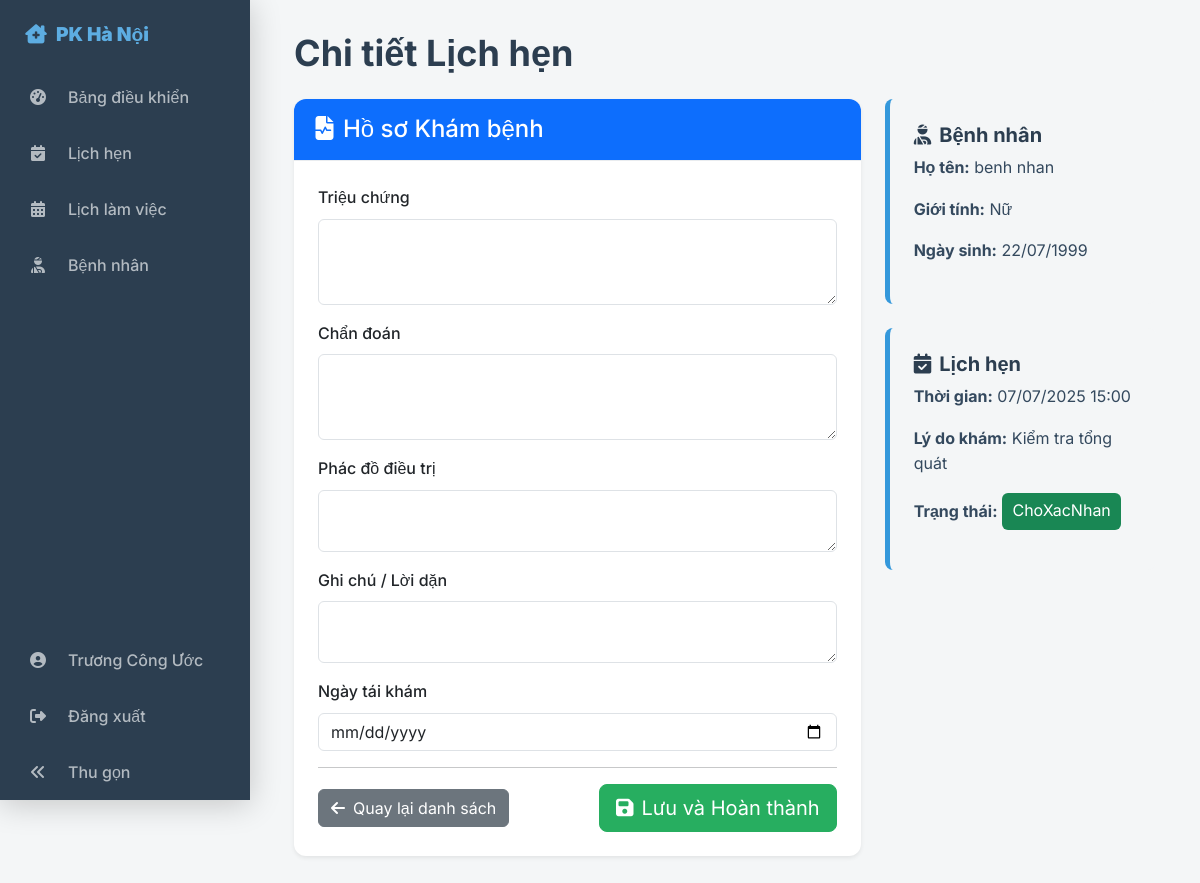
Screenshot of /appointments/6 (signed in) with the database file from the repository.
### tables this page shows
CREATE TABLE `lichkham` (
  `LichKhamID` int(11) NOT NULL,
  `BacSiID` int(11) NOT NULL,
  `BenhNhanID` int(11) NOT NULL,
  `ThoiGianKham` datetime NOT NULL,
  `TrangThai` enum('ChoXacNhan','DaXacNhan','DaHoanThanh','DaHuy') NOT NULL DEFAULT 'ChoXacNhan',
  `LyDoKham` text DEFAULT NULL,
  `GhiChuCuaBacSi` text DEFAULT NULL,
  `NgayDatLich` datetime DEFAULT current_timestamp(),
  `TrieuChung` text DEFAULT NULL,
  `ChuanDoan` text DEFAULT NULL,
  `PhacDoDieuTri` text DEFAULT NULL,
  `LoiDanKeDon` text DEFAULT NULL,
  `NgayTaiKham` date DEFAULT NULL
);

CREATE TABLE `benhnhan` (
  `BenhNhanID` int(11) NOT NULL,
  `UserID` int(11) DEFAULT NULL,
  `HoTen` varchar(100) NOT NULL,
  `NgaySinh` date DEFAULT NULL,
  `GioiTinh` enum('Nam','Nữ','Khác') DEFAULT NULL,
  `SoDienThoai` varchar(15) NOT NULL,
  `DiaChi` varchar(255) DEFAULT NULL,
  `NgayTaoHoSo` datetime DEFAULT current_timestamp()
);

### core/Router.php (called while the page is built, shortened)
<?php
class Router
{
    protected array $routes = [
        'GET' => [],
        'POST' => []
    ];
    public function dispatch(string $uri, string $requestMethod)
    {
        foreach ($this->routes[$requestMethod] as $route => $action) {
            if (preg_match($route, $uri, $matches)) {
                [$controller, $method] = explode('@', $action);
                $controller = "App\\Controllers\\{$controller}";
                $params = array_filter($matches, 'is_string', ARRAY_FILTER_USE_KEY);
                return $this->callAction($controller, $method, $params);
            }
        }
        throw new Exception("Không tìm thấy route cho URI: {$uri}");
    }
    protected function callAction(string $controller, string $method, array $params = []): mixed
    {
        $controllerInstance = new $controller();
        return $controllerInstance->$method(...array_values($params));
    }
    private function addRoute(string $method, string $uri, string $action): void
    {
        $uri = preg_replace('/\{([a-zA-Z0-9_]+)\}/', '(?P<$1>[^/]+)', $uri);
        $uri = '#^' . $uri . '$#';
        $this->routes[$method][$uri] = $action;
    }
}

### public/index.php (called while the page is built, shortened)
<?php
try {
    Router::load(__DIR__ . '/../routes.php')
          ->dispatch(Request::uri(), Request::method());
} catch (Exception $e) {
    echo '<h1>Lỗi</h1>';
    echo '<p>' . $e->getMessage() . '</p>';
}

### config/database.php (called while the page is built)
<?php
return [
    'host' => '127.0.0.1',
    'name' => 'doan1',
    'user' => 'root',
    'pass' => '',
    'port' => 3306,
    'charset' => 'utf8mb4'
];

### core/Database.php (called while the page is built, shortened)
<?php
class Database
{
    private static ?Database $instance = null;
    public PDO $pdo;
    private function __construct()
    {
        $config = require_once __DIR__ . '/../config/database.php';
        $dsn = "mysql:host={$config['host']};port={$config['port']};dbname={$config['name']};charset={$config['charset']}";
        $options = [
            PDO::ATTR_ERRMODE            => PDO::ERRMODE_EXCEPTION,
            PDO::ATTR_DEFAULT_FETCH_MODE => PDO::FETCH_ASSOC,
            PDO::ATTR_EMULATE_PREPARES   => false,
        ];
        try {
            $this->pdo = new PDO($dsn, $config['user'], $config['pass'], $options);
        } catch (PDOException $e) {
            die('Lỗi kết nối Cơ sở dữ liệu: ' . $e->getMessage());
        }
    }
    public static function getInstance(): Database
    {
        if (self::$instance === null) {
            self::$instance = new self();
        }
        return self::$instance;
    }
    public function getConnection(): PDO
    {
        return $this->pdo;
    }
}

### app/Models/Appointment.php (called while the page is built, shortened)
<?php
class Appointment extends BaseModel
{
    protected string $table = 'lichkham';
    public function findDetailsById(int $appointmentId): array|false
    {
        $sql = "SELECT
                    lk.*,
                    bn.HoTen AS TenBenhNhan, bn.NgaySinh, bn.GioiTinh, bn.SoDienThoai AS SDTBenhNhan,
                    bs_u.HoTen AS TenBacSi
                FROM {$this->table} AS lk
                JOIN benhnhan AS bn ON lk.BenhNhanID = bn.BenhNhanID
                JOIN bacsi AS bs ON lk.BacSiID = bs.BacSiID
                JOIN nguoidung AS bs_u ON bs.UserID = bs_u.UserID
                WHERE lk.LichKhamID = ?";
        $stmt = $this->query($sql, [$appointmentId]);
        return $stmt->fetch(PDO::FETCH_ASSOC);
    }
}

### app/Models/BaseModel.php (called while the page is built, shortened)
<?php
abstract class BaseModel
{
    protected PDO $pdo;
    public function __construct()
    {
        $this->pdo = Database::getInstance()->getConnection();
    }
    protected function query(string $sql, array $params = []): PDOStatement|false
    {
        $stmt = $this->pdo->prepare($sql);
        $stmt->execute($params);
        return $stmt;
    }
}

### app/Views/doctors/show.php (the view, shortened to what this page needs)
<div class="row g-4">
    <div class="col-lg-8">
        <div class="card shadow-sm">
            <div class="card-header bg-primary text-white">
                <h4 class="mb-0"><i class="fas fa-file-medical-alt me-2"></i>Hồ sơ Khám bệnh</h4>
            </div>
            <div class="card-body p-4">
                <form action="/appointments/<?= $appointment['LichKhamID'] ?>/process" method="POST">
                    <div class="mb-3">
                        <label for="trieu_chung" class="form-label">Triệu chứng</label>
                        <textarea class="form-control" id="trieu_chung" name="trieu_chung" rows="3" required><?= htmlspecialchars($appointment['TrieuChung'] ?? '') ?></textarea>
                    </div>
                    <div class="mb-3">
                        <label for="chuan_doan" class="form-label">Chẩn đoán</label>
                        <textarea class="form-control" id="chuan_doan" name="chuan_doan" rows="3" required><?= htmlspecialchars($appointment['ChuanDoan'] ?? '') ?></textarea>
                    </div>
                    <div class="mb-3">
                        <label for="phac_do_dieu_tri" class="form-label">Phác đồ điều trị</label>
                        <textarea class="form-control" id="phac_do_dieu_tri" name="phac_do_dieu_tri" rows="2"><?= htmlspecialchars($appointment['PhacDoDieuTri'] ?? '') ?></textarea>
                    </div>
                    <div class="mb-3">
                        <label for="ghi_chu_bac_si" class="form-label">Ghi chú / Lời dặn</label>
                        <textarea class="form-control" id="ghi_chu_bac_si" name="ghi_chu_bac_si" rows="2"><?= htmlspecialchars($appointment['GhiChuCuaBacSi'] ?? '') ?></textarea>
                    </div>
                    <div class="mb-3">
                        <label for="ngay_tai_kham" class="form-label">Ngày tái khám</label>
                        <input type="date" class="form-control" id="ngay_tai_kham" name="ngay_tai_kham" value="<?= htmlspecialchars($appointment['NgayTaiKham'] ?? '') ?>">
                    </div>
                    <hr>
                    <div class="d-flex justify-content-between align-items-center">
                         <a href="/doctor/appointments" class="btn btn-secondary"><i class="fas fa-arrow-left me-2"></i>Quay lại danh sách</a>
                         <button type="submit" class="btn btn-primary btn-lg btn-save-encounter"><i class="fas fa-save me-2"></i>Lưu và Hoàn thành</button>
                    </div>
                </form>
            </div>
        </div>
    </div>
    <div class="col-lg-4">
        <div class="info-box mb-4">
            <h5><i class="fas fa-user-injured me-2"></i>Bệnh nhân</h5>
            <p><strong>Họ tên:</strong> <?= htmlspecialchars($appointment['TenBenhNhan']) ?></p>
            <p><strong>Giới tính:</strong> <?= htmlspecialchars($appointment['GioiTinh']) ?></p>
            <p><strong>Ngày sinh:</strong> <?= date('d/m/Y', strtotime($appointment['NgaySinh'])) ?></p>
        </div>
        <div class="info-box">
            <h5><i class="fas fa-calendar-check me-2"></i>Lịch hẹn</h5>
            <p><strong>Thời gian:</strong> <?= date('d/m/Y H:i', strtotime($appointment['ThoiGianKham'])) ?></p>
            <p><strong>Lý do khám:</strong> <?= htmlspecialchars($appointment['LyDoKham']) ?></p>
            <p><strong>Trạng thái:</strong> <span class="badge bg-success"><?= htmlspecialchars($appointment['TrangThai']) ?></span></p>
        </div>
    </div>
</div>

### public/css/doctor_style.css (style rules this page uses)
:root { --primary: #2C3E50; --accent1: #3498DB; --accent2: #5DADE2; --background: #F4F6F7; --error: #E74C3C; --text-light: #ECF0F1; --text-dark: #34495E; }
body { overflow-x: hidden; background-color: var(--background); font-family: 'Inter', sans-serif; color: var(--text-dark); margin: 0; }
#page-content-wrapper p, #page-content-wrapper div, #page-content-wrapper span, #page-content-wrapper td, #page-content-wrapper li { font-weight: 400; font-size: 16px; line-height: 1.6; }
.card { border: none; border-radius: 12px; box-shadow: 0 4px 12px rgba(0, 0, 0, 0.05); transition: transform 0.2s ease-in-out, box-shadow 0.2s ease-in-out; background-color: #fff; }
.card-header { background-color: #fff; border-bottom: 1px solid #e9ecef; border-radius: 12px 12px 0 0 !important; padding: 1rem 1.25rem; }

### app/Views/doctors/show.php (style rules this page uses)
:root { --primary: #2C3E50; --accent1: #3498DB; --background: #F4F6F7; --text-dark: #34495E; --success: #27AE60; --danger: #E74C3C; }
.info-box { background-color: var(--background); border-left: 5px solid var(--accent1); padding: 1.5rem; border-radius: 8px; }
.info-box h5 { color: var(--primary); font-weight: 700; }
.form-label { font-weight: 500; }
.btn-save-encounter { background-color: var(--success); border-color: var(--success); }

### rows the page displays
lichkham: BenhNhanID.HoTen "benh nhan", BenhNhanID.GioiTinh "Nữ", BenhNhanID.NgaySinh "22/07/1999", ThoiGianKham "07/07/2025 15:00", LyDoKham "Kiểm tra tổng quát", TrangThai "ChoXacNhan"

### other values shown
$_SESSION['user']['HoTen'] "Trương Công Ước"
$title "Chi tiết Lịch hẹn"
